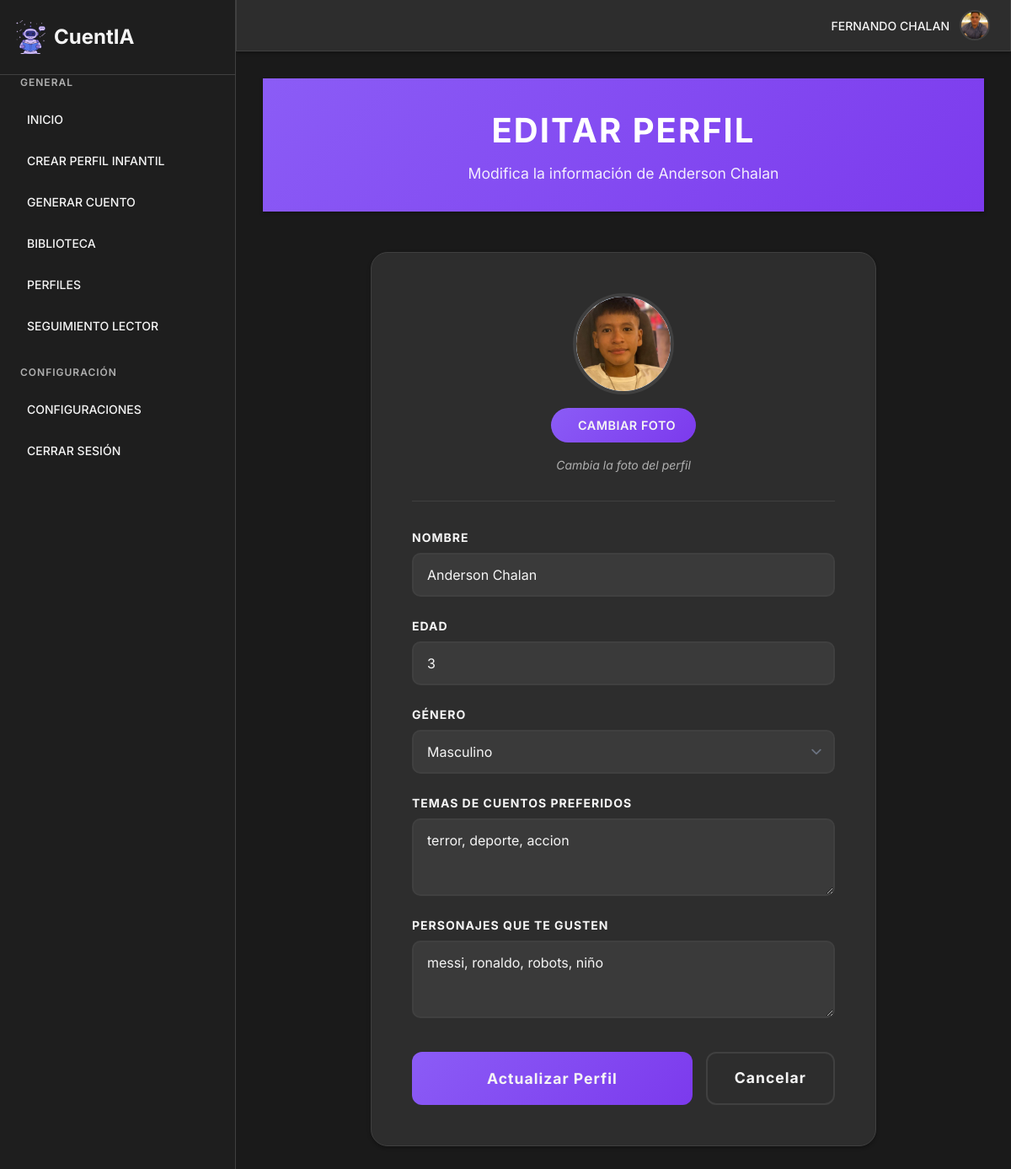
The page /user/perfiles/21/editar/ (signed in) on the database its author committed.
### user/models.py (models this page shows, shortened)
class UserSettings(models.Model):
    LANGUAGE_CHOICES = [
        ('es', 'Español'),
        ('en', 'English'),
        ('de', 'Deutsch'),
        ('fr', 'Français'),
    ]
    user = models.OneToOneField(User, on_delete=models.CASCADE, related_name='settings')
    avatar = models.ImageField(upload_to='avatars/', null=True, blank=True)
    email_notifications = models.BooleanField(default=True)
    dark_mode = models.BooleanField(default=False)
    language = models.CharField(max_length=2, choices=LANGUAGE_CHOICES, default='es')
    created_at = models.DateTimeField(auto_now_add=True)
    updated_at = models.DateTimeField(auto_now=True)

class Perfil(models.Model):
    usuario = models.ForeignKey(User, on_delete=models.CASCADE, related_name='perfiles_infantiles')
    nombre = models.CharField(max_length=30)
    edad = models.PositiveSmallIntegerField()
    foto_perfil = models.ImageField(
        upload_to='perfiles_infantiles/',
        null=True,
        blank=True,
        verbose_name="Foto de perfil",
        help_text="Sube una foto para el perfil del niño/a"
    )
    GENEROS = [
        ('M', 'Masculino'),
        ('F', 'Femenino'),
        ('O', 'Otro'),
        ('N', 'No especificado'),
    ]
    genero = models.CharField(max_length=1, choices=GENEROS, default='N')
    temas_preferidos = models.TextField(
        blank=True,
        verbose_name="Temas de cuentos preferidos",
        help_text="Ejemplo: amistad, aventura, misterio"
    )
    personajes_favoritos = models.TextField(
        blank=True,
        verbose_name="Personajes preferidos",
        help_text="Ejemplo: robots, héroes, dragones"
    )

### user/views.py (the view)
# urls.py: path('perfiles/<int:pk>/editar/', views.editar_perfil, name='editar_perfil'),
@login_required
def editar_perfil(request, pk):
    perfil = get_object_or_404(Perfil, pk=pk, usuario=request.user)
    if request.method == 'POST':
        form = PerfilForm(request.POST, request.FILES, instance=perfil)
        if form.is_valid():
            form.save()
            messages.success(request, f'¡Perfil de {perfil.nombre} actualizado exitosamente!')
            return redirect('user:perfil_list')
        else:
            messages.error(request, 'Por favor corrige los errores en el formulario.')
    else:
        storage = messages.get_messages(request)
        storage.used = True
        form = PerfilForm(instance=perfil)
    return render(request, 'user/editar_perfil.html', {
        'form': form,
        'perfil': perfil,
        'is_editing': True
    })

### user/templates/user/editar_perfil.html (shortened to what this page needs)
{% extends 'base.html' %}
{% load static %}
{% block content %}
<div class="edit-profile-page">
    <div class="page-header">
        <h1>EDITAR PERFIL</h1>
        <p>Modifica la información de {{ perfil.nombre }}</p>
    </div>
    <div class="edit-profile-content">
        <div class="profile-form-container">
            <div class="photo-section">
                <div class="photo-upload-container">
                    <div class="photo-preview" id="photoPreview">
                        {% if perfil.foto_perfil %}
                            <img src="{{ perfil.foto_perfil.url }}" alt="{{ perfil.nombre }}" id="photoImg" />
                        {% else %}
                            <img id="photoImg" style="display: none;" />
                            <div class="default-avatar" id="defaultAvatar">
                        {% endif %}
                    </div>
                    <button type="button" class="btn-upload-photo" onclick="document.getElementById('foto_perfil_input').click()">
                        CAMBIAR FOTO
                    </button>
                    <p class="photo-help">Cambia la foto del perfil</p>
                </div>
            </div>
            <form method="post" enctype="multipart/form-data" class="profile-form" id="profileForm">
                <div class="form-group">
                    <label for="{{ form.nombre.id_for_label }}">NOMBRE</label>
                    {{ form.nombre }}
                </div>
                <div class="form-group">
                    <label for="{{ form.edad.id_for_label }}">EDAD</label>
                    {{ form.edad }}
                </div>
                <div class="form-group">
                    <label for="{{ form.genero.id_for_label }}">GÉNERO</label>
                    {{ form.genero }}
                </div>
                <div class="form-group">
                    <label for="id_temas_preferidos">TEMAS DE CUENTOS PREFERIDOS</label>
                    <textarea name="temas_preferidos" id="id_temas_preferidos" rows="3" class="form-control" placeholder="Ejemplo: amistad, aventura, misterio, fantasía, ciencia ficción">{{ perfil.temas_preferidos }}</textarea>
                </div>
                <div class="form-group">
                    <label for="id_personajes_favoritos">PERSONAJES QUE TE GUSTEN</label>
                    <textarea name="personajes_favoritos" id="id_personajes_favoritos" rows="3" class="form-control" placeholder="Ejemplo: robots, héroes, dragones, princesas, animales">{{ perfil.personajes_favoritos }}</textarea>
                </div>
                <div class="form-actions">
                    <button type="submit" class="btn-update">Actualizar Perfil</button>
                    <a href="{% url 'user:perfil_list' %}" class="btn-cancel">Cancelar</a>
                </div>
            </form>
        </div>
    </div>
</div>
{% endblock %}

### templates/base.html (shortened to what this page needs)
{% load static %}
<!DOCTYPE html>
<html lang="es" {% if user.settings.dark_mode %}class="dark-mode"{% endif %}>
<head>
    <link rel="stylesheet" href="{% static 'css/user/styles_landing.css' %}">
    <link rel="stylesheet" href="{% static 'css/user/dashboard.css' %}">
</head>
<body>
    <div class="dashboard-container {% if request.resolver_match.url_name == 'dashboard' %}with-right-sidebar{% else %}without-right-sidebar{% endif %}">
        <div class="sidebar">
            <div class="logo">
                <img src="{% static 'images/robot4.png' %}" alt="CuentIA Logo">
                <h1>CuentIA</h1>
            </div>
            <div class="menu-section">
                <h2>GENERAL</h2>
                <nav>
                    <a href="{% url 'dashboard' %}" class="{% if request.path == '/dashboard/' %}active{% endif %}">INICIO</a>
                    <a href="{% url 'user:create_perfil' %}" class="{% if request.path == '/user/perfiles/crear/' %}active{% endif %}">CREAR PERFIL INFANTIL</a>
                    <a href="{% url 'stories:generar' %}" class="{% if request.path == '/stories/generar/' %}active{% endif %}">GENERAR CUENTO</a>
                    <a href="{% url 'library:library' %}" class="{% if request.path == '/library/' %}active{% endif %}">BIBLIOTECA</a>
                    <a href="{% url 'user:perfil_list' %}" class="{% if request.path == '/user/perfiles/' %}active{% endif %}">PERFILES</a>
                    <a href="{% url 'library:reading_tracker' %}" class="{% if request.path == '/library/reading-tracker/' %}active{% endif %}">SEGUIMIENTO LECTOR</a>
                </nav>
            </div>
            <div class="menu-section">
                <h2>CONFIGURACIÓN</h2>
                <nav>
                    <a href="{% url 'user:settings' %}" class="{% if request.path == '/user/settings/' %}active{% endif %}">CONFIGURACIONES</a>
                    <a href="{% url 'user:logout' %}">CERRAR SESIÓN</a>
                </nav>
            </div>
        </div>
        <div class="main-content">
            <div class="top-bar">
                <div class="user-profile">
                    <span>{{ request.user.username|upper }}</span>
                    <div class="avatar">
                        {% if user.settings.avatar %}
                            <img src="{{ user.settings.avatar.url }}" alt="Avatar">
                        {% else %}
                            <img src="{% static 'images/robot4.png' %}" alt="Avatar">
                        {% endif %}
                    </div>
                </div>
            </div>
            <div class="dashboard-content">
                {% block content %}{% endblock %}
            </div>
        </div>
    </div>
</body>
</html>

### static/css/user/styles_landing.css (style rules this page uses)
:root { --primary: #7e22ce; --primary-light: #a855f7; --primary-dark: #6b21a8; --secondary: #e9d5ff; --secondary-light: #f3e8ff; --secondary-dark: #d8b4fe; --text-dark: #1e293b; --text-light: #64748b; --white: #ffffff; --background: #f8fafc; --background-light: #f1f5f9; --background-purple: #f5f3ff; --error: #ef4444; --success: #22c55e; }
* { margin: 0; padding: 0; box-sizing: border-box; font-family: 'Inter', sans-serif; }
body { background-color: var(--background); color: var(--text-dark); font-size: 16px; line-height: 1.5; }
a { text-decoration: none; color: inherit; }
button, .button { cursor: pointer; border: none; border-radius: 0.5rem; font-weight: 500; transition: all 0.2s ease; }
input, select, textarea { border: 1px solid #e2e8f0; border-radius: 0.5rem; padding: 0.75rem 1rem; width: 100%; font-size: 0.875rem; outline: none; }

### rows shown on the page
Perfil: nombre "Anderson Chalan", foto_perfil (picture), edad "3", genero "Masculino", temas_preferidos "terror, deporte, accion", personajes_favoritos "messi, ronaldo, robots, niño"

### other values the page prints
{{ request.user.username|upper }} "FERNANDO CHALAN"
